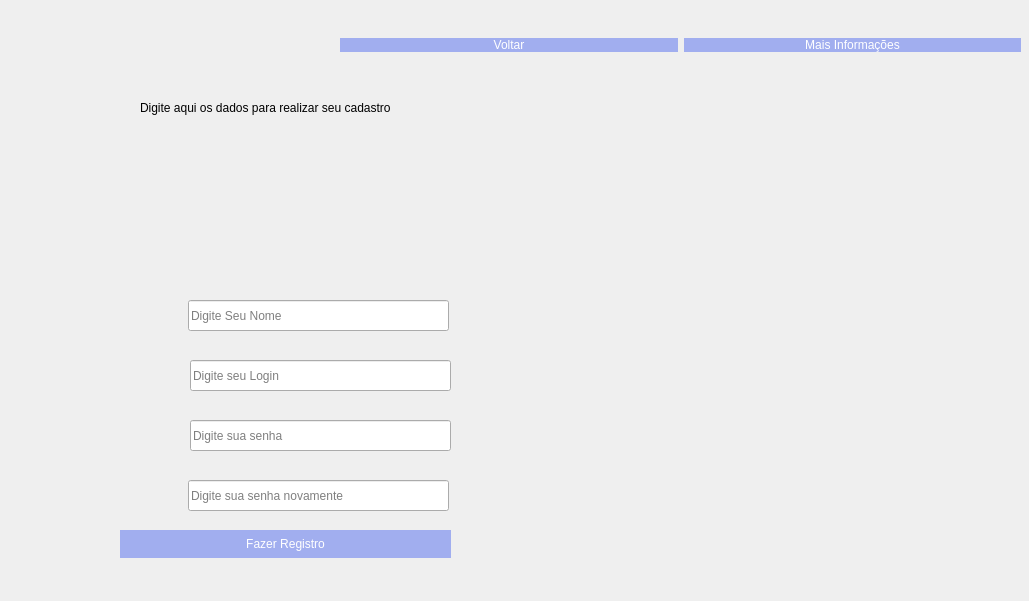
<?xml version="1.0" encoding="UTF-8"?>
<ui version="4.0">
 <class>Dialog</class>
 <widget class="QDialog" name="Dialog">
  <property name="geometry">
   <rect>
    <x>0</x>
    <y>0</y>
    <width>1029</width>
    <height>601</height>
   </rect>
  </property>
  <property name="windowTitle">
   <string>Dialog</string>
  </property>
  <widget class="QLabel" name="label">
   <property name="enabled">
    <bool>true</bool>
   </property>
   <property name="geometry">
    <rect>
     <x>-10</x>
     <y>-90</y>
     <width>1041</width>
     <height>691</height>
    </rect>
   </property>
   <property name="autoFillBackground">
    <bool>false</bool>
   </property>
   <property name="text">
    <string/>
   </property>
   <property name="textFormat">
    <enum>Qt::AutoText</enum>
   </property>
   <property name="pixmap">
    <pixmap>Background_registro.png</pixmap>
   </property>
   <property name="scaledContents">
    <bool>true</bool>
   </property>
  </widget>
  <widget class="QLabel" name="label_2">
   <property name="geometry">
    <rect>
     <x>40</x>
     <y>30</y>
     <width>271</width>
     <height>41</height>
    </rect>
   </property>
   <property name="text">
    <string/>
   </property>
   <property name="pixmap">
    <pixmap>logo ILLUSTRIOUSTOCK.png</pixmap>
   </property>
   <property name="scaledContents">
    <bool>true</bool>
   </property>
  </widget>
  <widget class="QWidget" name="horizontalLayoutWidget">
   <property name="geometry">
    <rect>
     <x>340</x>
     <y>10</y>
     <width>681</width>
     <height>71</height>
    </rect>
   </property>
   <layout class="QHBoxLayout" name="horizontalLayout_2">
    <item>
     <widget class="QPushButton" name="pushButton">
      <property name="acceptDrops">
       <bool>false</bool>
      </property>
      <property name="autoFillBackground">
       <bool>false</bool>
      </property>
      <property name="styleSheet">
       <string notr="true">background-color: rgb(161, 174, 239);
color: rgb(255, 255, 255);
border-style: outset;
border-with: 2px;
</string>
      </property>
      <property name="text">
       <string>Voltar</string>
      </property>
      <property name="checkable">
       <bool>false</bool>
      </property>
      <property name="flat">
       <bool>false</bool>
      </property>
     </widget>
    </item>
    <item>
     <widget class="QPushButton" name="pushButton_3">
      <property name="styleSheet">
       <string notr="true">background-color: rgb(161, 174, 239);
color: rgb(255, 255, 255);
border-style: outset;
border-with: 2px;
border-radius: 15px;
border-color:black;</string>
      </property>
      <property name="text">
       <string>Mais Informações</string>
      </property>
     </widget>
    </item>
   </layout>
  </widget>
  <widget class="QLabel" name="label_3">
   <property name="geometry">
    <rect>
     <x>220</x>
     <y>140</y>
     <width>161</width>
     <height>141</height>
    </rect>
   </property>
   <property name="text">
    <string/>
   </property>
   <property name="pixmap">
    <pixmap>selling.png</pixmap>
   </property>
   <property name="scaledContents">
    <bool>true</bool>
   </property>
  </widget>
  <widget class="QLabel" name="label_4">
   <property name="geometry">
    <rect>
     <x>120</x>
     <y>290</y>
     <width>50</width>
     <height>50</height>
    </rect>
   </property>
   <property name="text">
    <string/>
   </property>
   <property name="pixmap">
    <pixmap>id_image.png</pixmap>
   </property>
   <property name="scaledContents">
    <bool>true</bool>
   </property>
  </widget>
  <widget class="QLineEdit" name="lineEdit">
   <property name="geometry">
    <rect>
     <x>188</x>
     <y>300</y>
     <width>261</width>
     <height>31</height>
    </rect>
   </property>
   <property name="styleSheet">
    <string notr="true">border-color: rgb(161, 174, 239);</string>
   </property>
   <property name="text">
    <string/>
   </property>
   <property name="placeholderText">
    <string>Digite Seu Nome</string>
   </property>
  </widget>
  <widget class="QLabel" name="label_5">
   <property name="geometry">
    <rect>
     <x>118</x>
     <y>470</y>
     <width>50</width>
     <height>50</height>
    </rect>
   </property>
   <property name="text">
    <string/>
   </property>
   <property name="pixmap">
    <pixmap>senha_image.png</pixmap>
   </property>
   <property name="scaledContents">
    <bool>true</bool>
   </property>
  </widget>
  <widget class="QLineEdit" name="lineEdit_2">
   <property name="geometry">
    <rect>
     <x>188</x>
     <y>480</y>
     <width>261</width>
     <height>31</height>
    </rect>
   </property>
   <property name="styleSheet">
    <string notr="true">border-color: rgb(161, 174, 239);
</string>
   </property>
   <property name="text">
    <string/>
   </property>
   <property name="echoMode">
    <enum>QLineEdit::Password</enum>
   </property>
   <property name="placeholderText">
    <string>Digite sua senha novamente</string>
   </property>
  </widget>
  <widget class="QPushButton" name="pushButton_4">
   <property name="geometry">
    <rect>
     <x>120</x>
     <y>530</y>
     <width>331</width>
     <height>28</height>
    </rect>
   </property>
   <property name="styleSheet">
    <string notr="true">background-color: rgb(161, 174, 239);
color: rgb(255, 255, 255);
border-style: outset;
border-with: 2px;
border-radius: 15px;
border-color:black;</string>
   </property>
   <property name="text">
    <string>Fazer Registro</string>
   </property>
  </widget>
  <widget class="QLineEdit" name="lineEdit_3">
   <property name="geometry">
    <rect>
     <x>190</x>
     <y>360</y>
     <width>261</width>
     <height>31</height>
    </rect>
   </property>
   <property name="styleSheet">
    <string notr="true">border-color: rgb(161, 174, 239);</string>
   </property>
   <property name="text">
    <string/>
   </property>
   <property name="placeholderText">
    <string>Digite seu Login</string>
   </property>
  </widget>
  <widget class="QLabel" name="label_6">
   <property name="geometry">
    <rect>
     <x>120</x>
     <y>350</y>
     <width>50</width>
     <height>40</height>
    </rect>
   </property>
   <property name="text">
    <string/>
   </property>
   <property name="pixmap">
    <pixmap>login_image.png</pixmap>
   </property>
   <property name="scaledContents">
    <bool>true</bool>
   </property>
  </widget>
  <widget class="QLabel" name="label_7">
   <property name="geometry">
    <rect>
     <x>140</x>
     <y>100</y>
     <width>311</width>
     <height>16</height>
    </rect>
   </property>
   <property name="styleSheet">
    <string notr="true">font: 75 9pt &quot;MS Shell Dlg 2&quot;;</string>
   </property>
   <property name="text">
    <string>Digite aqui os dados para realizar seu cadastro</string>
   </property>
  </widget>
  <widget class="QLabel" name="label_8">
   <property name="geometry">
    <rect>
     <x>120</x>
     <y>410</y>
     <width>50</width>
     <height>50</height>
    </rect>
   </property>
   <property name="text">
    <string/>
   </property>
   <property name="pixmap">
    <pixmap>senha_image.png</pixmap>
   </property>
   <property name="scaledContents">
    <bool>true</bool>
   </property>
  </widget>
  <widget class="QLineEdit" name="lineEdit_4">
   <property name="geometry">
    <rect>
     <x>190</x>
     <y>420</y>
     <width>261</width>
     <height>31</height>
    </rect>
   </property>
   <property name="styleSheet">
    <string notr="true">border-color: rgb(161, 174, 239);
</string>
   </property>
   <property name="text">
    <string/>
   </property>
   <property name="echoMode">
    <enum>QLineEdit::Password</enum>
   </property>
   <property name="placeholderText">
    <string>Digite sua senha</string>
   </property>
  </widget>
  <widget class="QLabel" name="label_9">
   <property name="geometry">
    <rect>
     <x>120</x>
     <y>570</y>
     <width>331</width>
     <height>16</height>
    </rect>
   </property>
   <property name="text">
    <string/>
   </property>
  </widget>
 </widget>
 <resources/>
 <connections/>
</ui>
